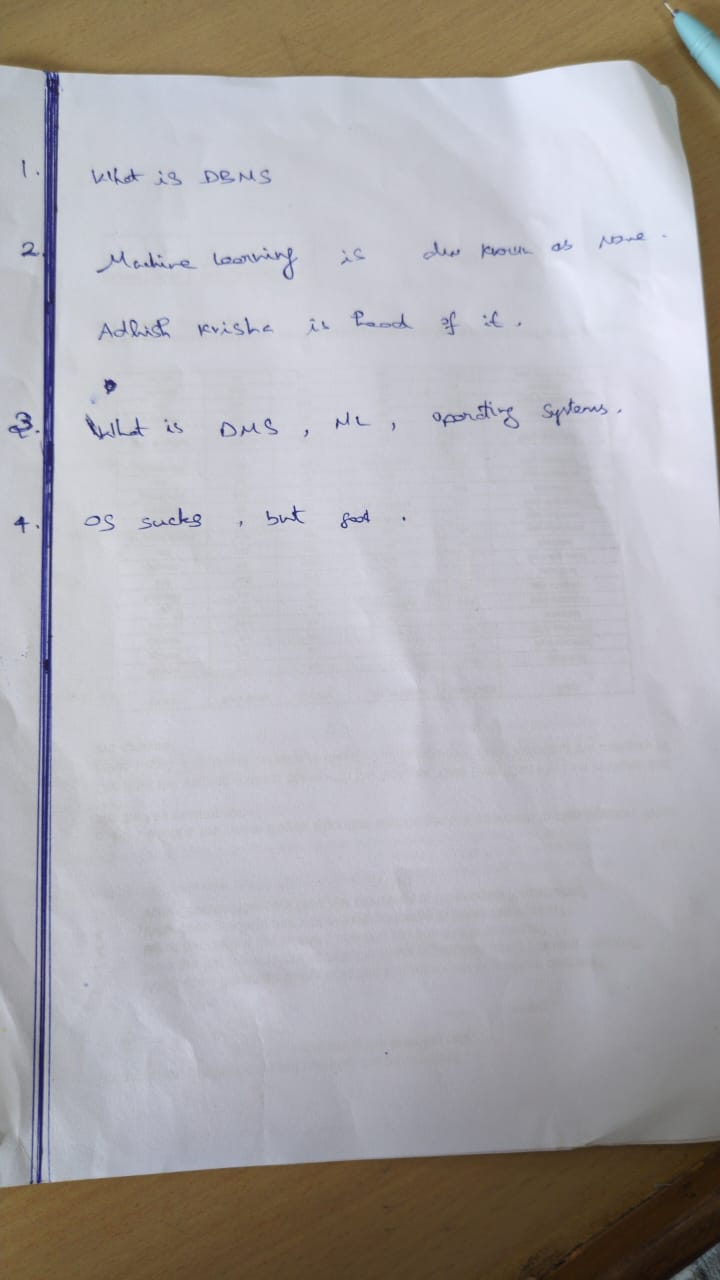
#> input picture services/ocr/template-2.jpg, 720 x 1280 px
$ python -i preprocess.py   (imports and definitions only)
#> lines starting #> are read from the running program, lines starting #| are printed output that depends on the picture; after the words box and inside, x2 and y2 are one past the last pixel; in counts of white or black regions, pixels touching at a corner belong together
import cv2
import numpy as np

def preprocess_image(image_path):
#> called with image_path = 'template-2.jpg'
    image = cv2.imread(image_path)
#> image is the input picture: shape (1280, 720, 3); mean B, G, R 175.1, 171.5, 174.1
    if image is None:
        raise ValueError(f"Could not load image from path: {image_path}")
    gray = cv2.cvtColor(image, cv2.COLOR_BGR2GRAY)
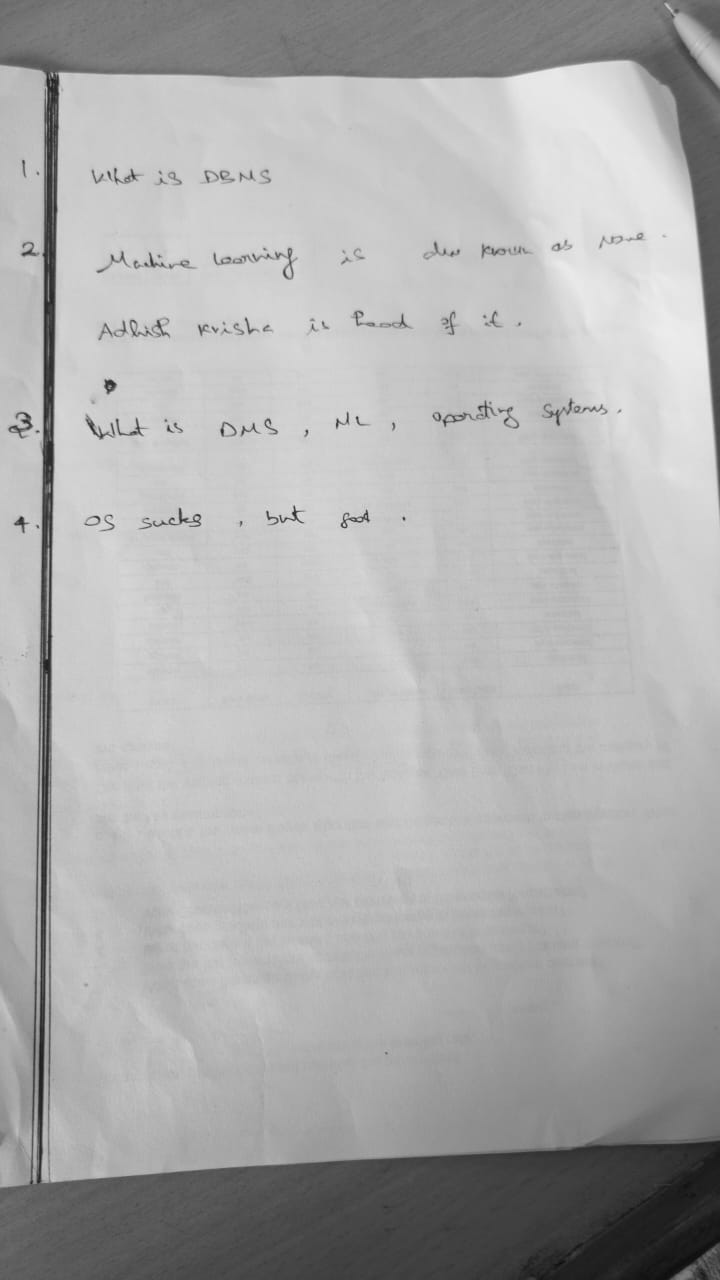
#> gray: shape (1280, 720); min 9, max 239, mean 172.6
    cv2.imwrite("grayscale.png", gray)

    # Apply CLAHE to enhance contrast
    clahe = cv2.createCLAHE(clipLimit=2.0, tileGridSize=(8, 8))
    gray = clahe.apply(gray)
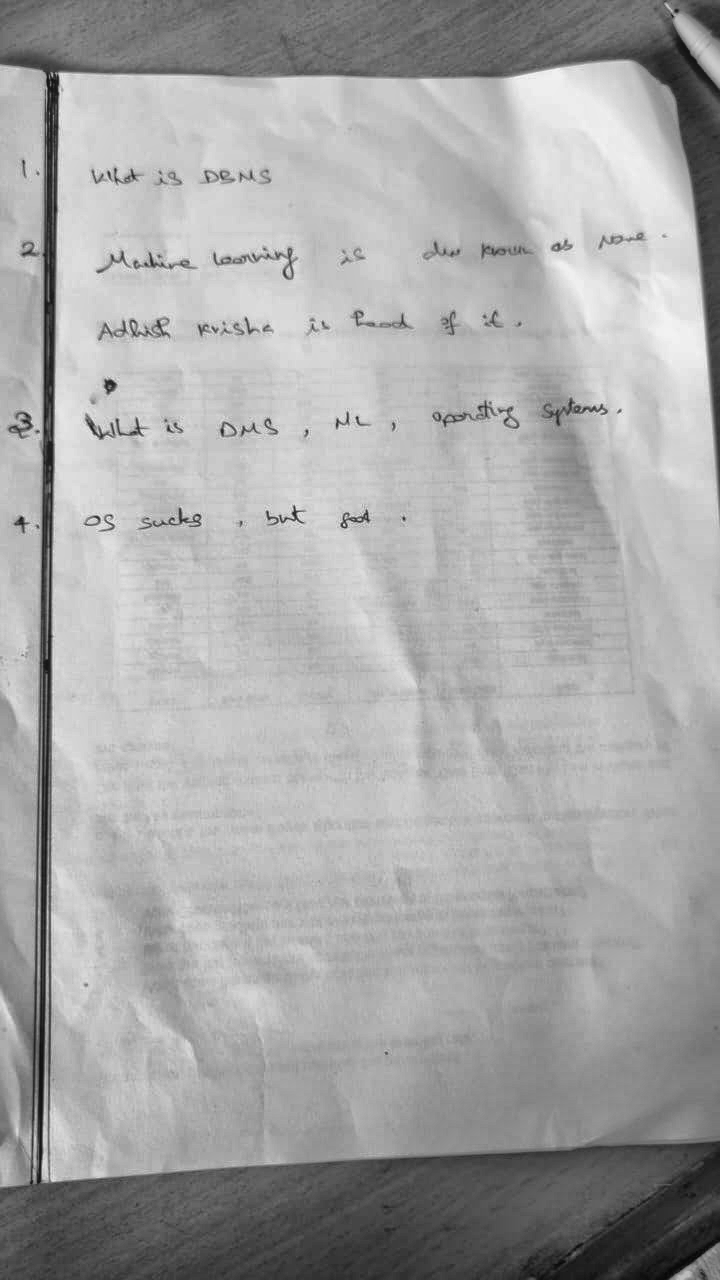
#> gray: shape (1280, 720); min 6, max 245, mean 167.1
    cv2.imwrite("clahe_enhanced.png", gray)

    gray = cv2.bilateralFilter(gray, 9, 75, 75)
    cv2.imwrite("denoised.png", gray)

    # Use Otsu thresholding (good for handwritten strokes)
    _, thresh = cv2.threshold(gray, 0, 255, cv2.THRESH_BINARY_INV + cv2.THRESH_OTSU)
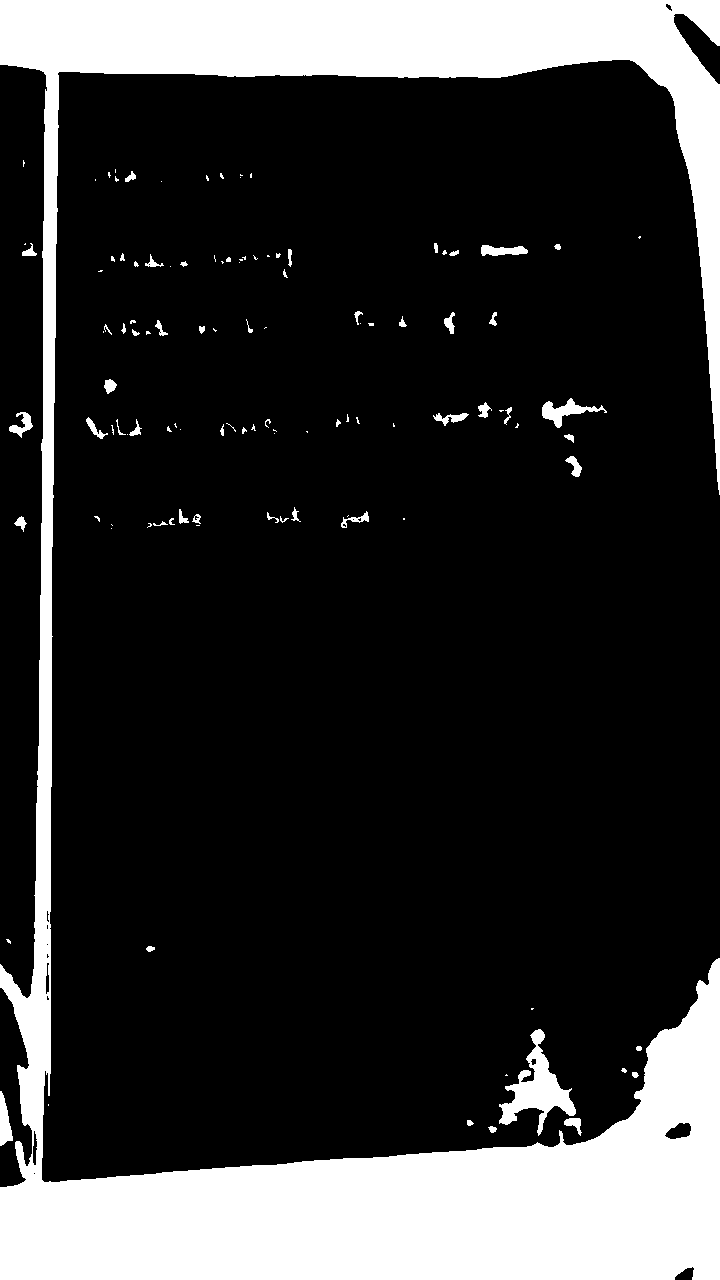
#> thresh: shape (1280, 720); 19.9% white; 115 white regions (59 under 20 px), largest, box (x1, y1, x2, y2) and area: (0, 0, 720, 1280) 175197, (499, 1029, 576, 1136) 2830, (542, 398, 607, 428) 667

    # Enhance strokes with morphological operations
    kernel = np.ones((2, 2), np.uint8)
    thresh = cv2.dilate(thresh, kernel, iterations=1)
#> thresh: shape (1280, 720); 20.4% white; 101 white regions (26 under 20 px), largest, box (x1, y1, x2, y2) and area: (0, 0, 720, 1280) 177571, (499, 1029, 577, 1137) 3134, (542, 398, 608, 429) 787
    thresh = cv2.erode(thresh, kernel, iterations=1)
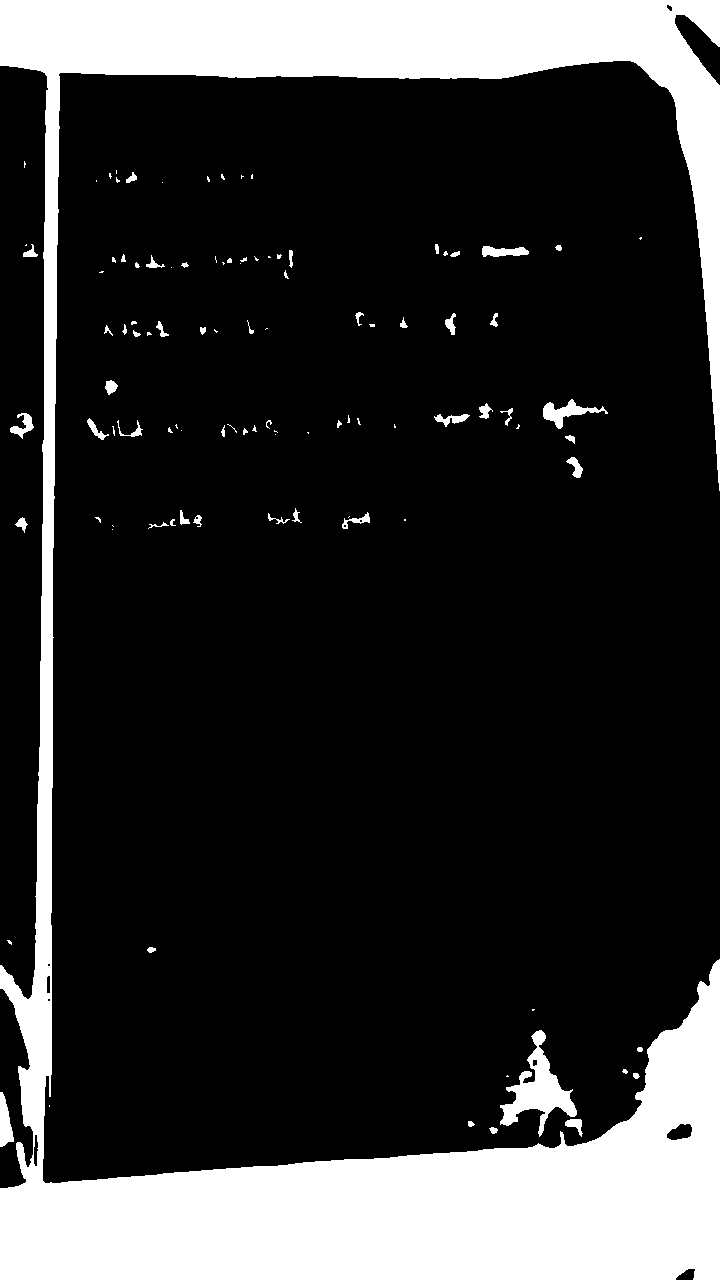
#> thresh: shape (1280, 720); 19.8% white; 105 white regions (50 under 20 px), largest, box (x1, y1, x2, y2) and area: (0, 0, 720, 1280) 174681, (500, 1030, 577, 1137) 2838, (543, 399, 608, 429) 670

    cv2.imwrite("thresh.png", thresh)
    return image, gray, thresh

def find_margin_boundary(thresh):
    # Compute vertical projection (sum of white pixels per column)
    vertical_projection = np.sum(thresh, axis=0)
    max_density = np.max(vertical_projection)

    # Find first column where density drops below 50% of maximum
    margin_boundary = int(np.argmax(vertical_projection < (max_density * 0.5)))

    if margin_boundary == 0:
        print("Margin boundary not found; using default value.")
        margin_boundary = 300
    margin_boundary = max(margin_boundary, 30)
    # Ensure margin does not exceed 10% of image width
    margin_boundary = min(margin_boundary, int(0.1 * thresh.shape[1]))

    # Draw visualization on a copy of the threshold image
    vis = thresh.copy()
    cv2.line(vis, (margin_boundary, 0), (margin_boundary, thresh.shape[0]), (0, 0, 255), 2)
    x_size = 20
    y_pos = 30
    cv2.line(vis, (margin_boundary - x_size, y_pos - x_size),
             (margin_boundary + x_size, y_pos + x_size), (0, 0, 255), 2)
    cv2.line(vis, (margin_boundary - x_size, y_pos + x_size),
             (margin_boundary + x_size, y_pos - x_size), (0, 0, 255), 2)
    cv2.imwrite("margin_visualization.png", vis)

    return margin_boundary

>>> result = preprocess_image('template-2.jpg')
